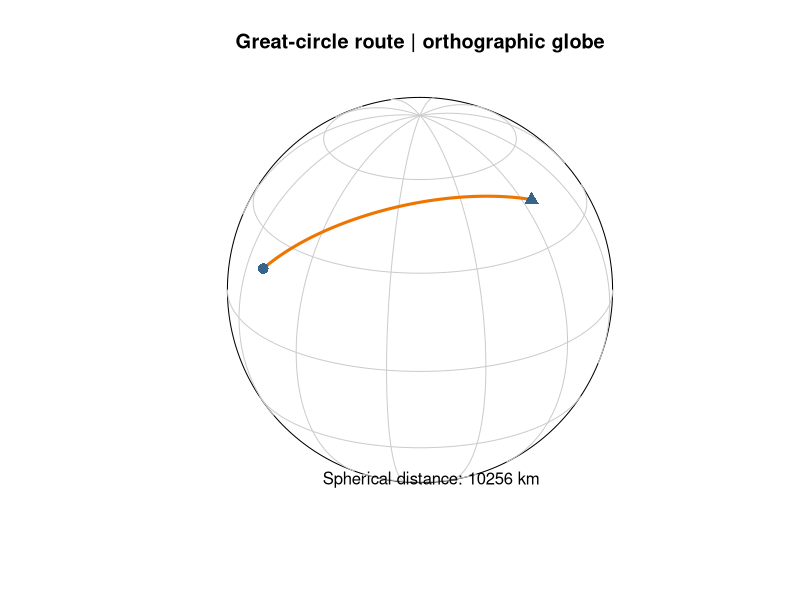

Write the R code that produced this figure.
# %% [markdown]
# # 6. A globe without a basemap
#
# **Question:** Why can the shortest route look curved on a flat map?
# **Objectives:** convert longitude/latitude to Cartesian vectors, construct a great-circle arc,
# compute spherical distance, and hide the back hemisphere. **Time:** 40 minutes.
#
# Two invented waypoints define an illustrative route on a sphere of radius 6,371 km. The sphere
# approximates Earth; ellipsoidal geodesics are a different model. No coastline data or imagery
# is used. Longitude and latitude are degrees on input; trigonometric functions require radians.
# [Open in Lab](https://jltobias.github.io/JupyterLite-R/lite/lab/index.html?path=06-globes-and-great-circles.ipynb)
# %%
# Project: JupyterLite-R | Chapter 06 | Original spherical geometry.
# Author: project contributors with Codex | Contact: repository Issues.
# Created/updated: 2026-11-16 | Inputs: invented waypoints | Outputs: globe, route, distance.
# Dependencies: base R. Change log: initial lesson.
#' Convert degrees longitude/latitude to unit vectors, one point per row.
unit_xyz <- function(lon, lat) {
  lon <- lon * pi / 180; lat <- lat * pi / 180
  cbind(cos(lat) * cos(lon), cos(lat) * sin(lon), sin(lat))
}
a <- as.numeric(unit_xyz(-50, 20)); b <- as.numeric(unit_xyz(65, 45))
omega <- acos(max(-1, min(1, sum(a * b))))
stopifnot(omega > 1e-8, abs(pi - omega) > 1e-8) # Coincident/antipodal cases need explicit handling.
t <- seq(0, 1, length.out = 101)
route <- outer(sin((1-t) * omega) / sin(omega), a) + outer(sin(t * omega) / sin(omega), b)
stopifnot(max(abs(rowSums(route^2) - 1)) < 1e-10,
          max(abs(route[1, ] - a)) < 1e-10, max(abs(route[101, ] - b)) < 1e-10)
distance_km <- 6371 * omega
print(data.frame(central_angle_deg = omega * 180 / pi, spherical_distance_km = distance_km))
# %%
# Orthographic camera: look toward longitude 10 degrees, latitude 25 degrees.
lon0 <- 10 * pi / 180; lat0 <- 25 * pi / 180
east <- c(-sin(lon0), cos(lon0), 0)
north <- c(-sin(lat0)*cos(lon0), -sin(lat0)*sin(lon0), cos(lat0))
front <- c(cos(lat0)*cos(lon0), cos(lat0)*sin(lon0), sin(lat0))
#' Project visible unit vectors to an orthographic plane; back-side points become NA.
project <- function(xyz) {
  xy <- cbind(as.vector(xyz %*% east), as.vector(xyz %*% north))
  xy[as.vector(xyz %*% front) < 0, ] <- NA_real_
  xy
}
angle <- seq(0, 2*pi, length.out = 361)
plot(cos(angle), sin(angle), type = "l", asp = 1, axes = FALSE, xlab = "", ylab = "",
     main = "Great-circle route | orthographic globe")
for (lat in seq(-60, 60, 30)) lines(project(unit_xyz(seq(-180,180,1), lat)), col = "grey80")
for (lon in seq(-180, 150, 30)) lines(project(unit_xyz(lon, seq(-90,90,1))), col = "grey80")
lines(project(route), col = "darkorange2", lwd = 3)
points(project(rbind(a,b)), pch = c(16,17), col = "steelblue4", cex = 1.4)
legend("bottom", sprintf("Spherical distance: %.0f km", distance_km), bty = "n")
# %% [markdown]
# ## Practice and check
# 1. Set both endpoints to the same point, then to antipodes. Why does the formula need guards?
# 2. Change only the camera. Confirm that the distance is unchanged.
# 3. Compare a quarter-equator arc: its length should be `pi * 6371 / 2` km.
# **Checkpoint:** every route point has unit length, and the endpoints match exactly within tolerance.
# The [interactive globe](https://jltobias.github.io/JupyterLite-R/gallery/#globe) shows this route
# on a rotatable synthetic sphere. It provides geometry, not navigation advice.
#
# ## Sources
# [R trigonometric functions](https://stat.ethz.ch/R-manual/R-devel/library/base/html/Trig.html);
# [sf spherical geometry with s2](https://r-spatial.github.io/sf/articles/sf7.html).
# The spherical interpolation implementation and graticule geometry here are original.
